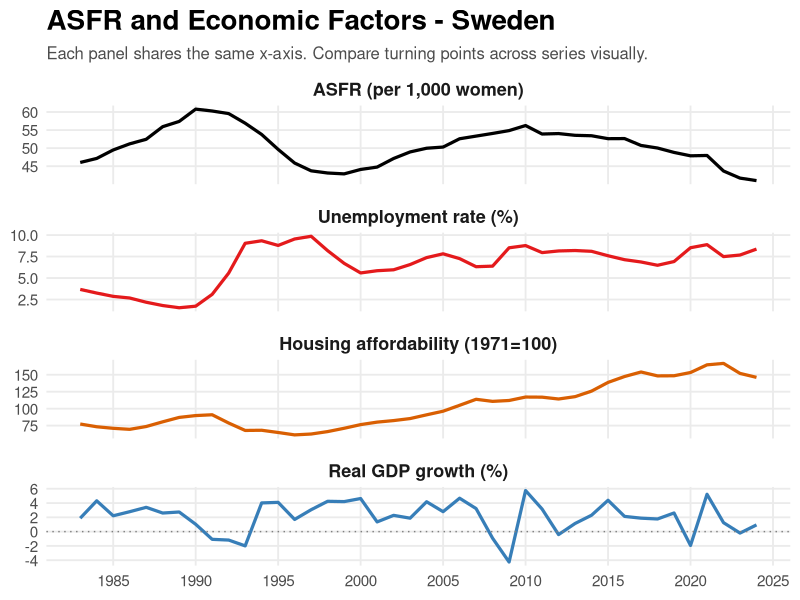
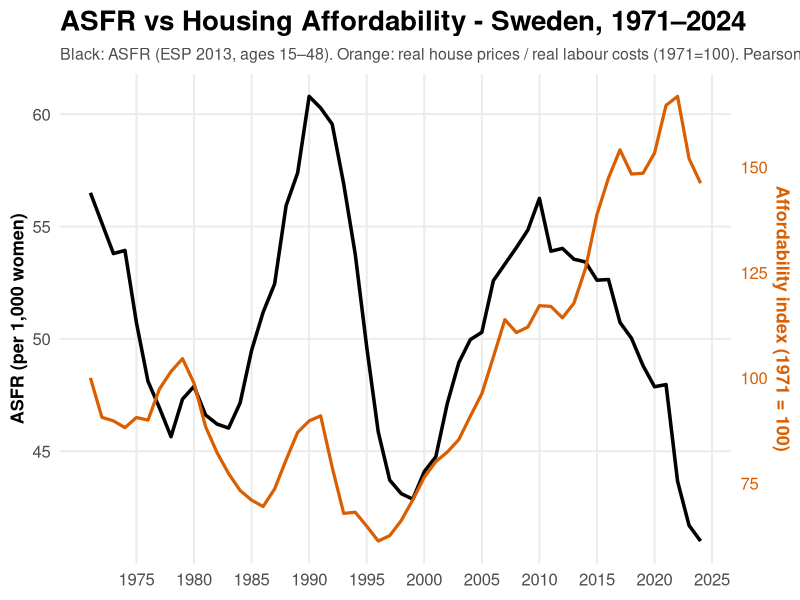
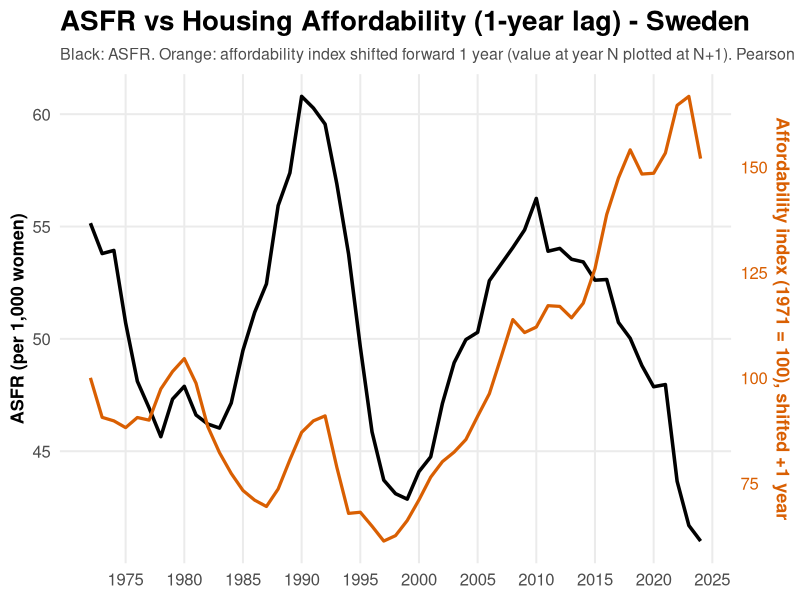
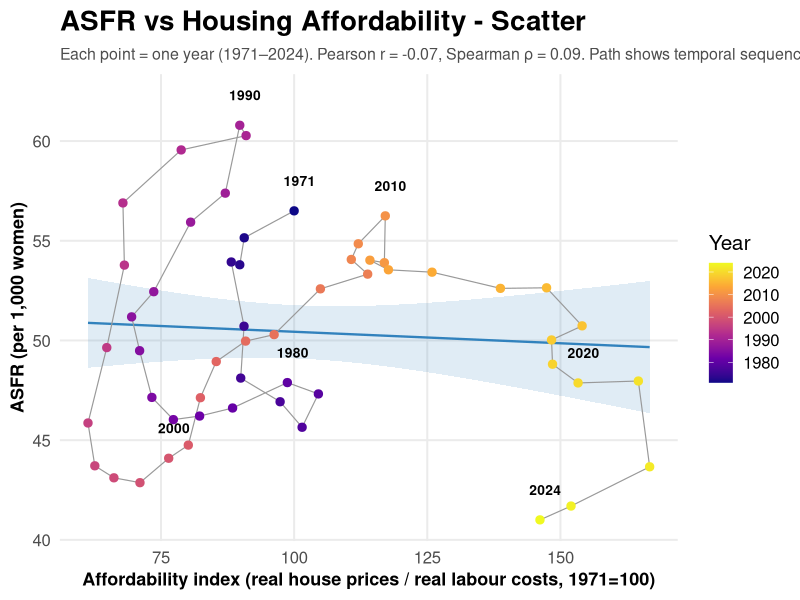
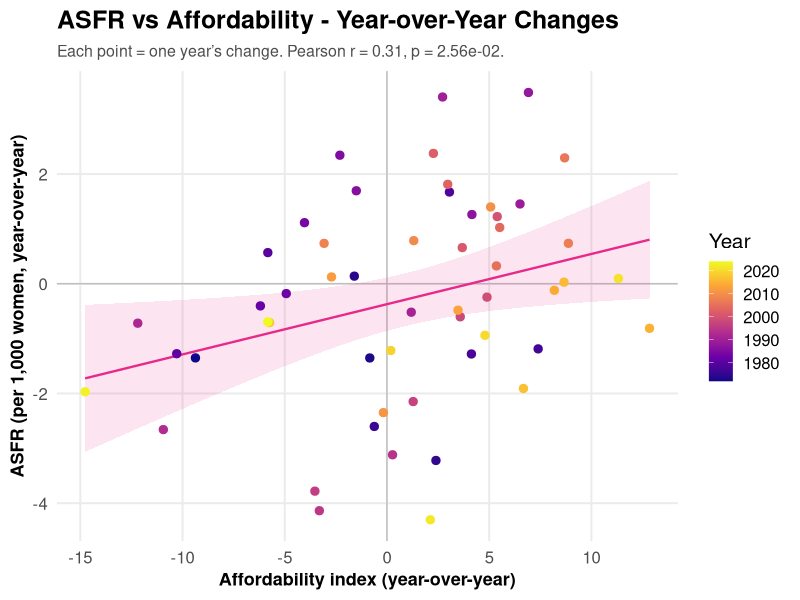
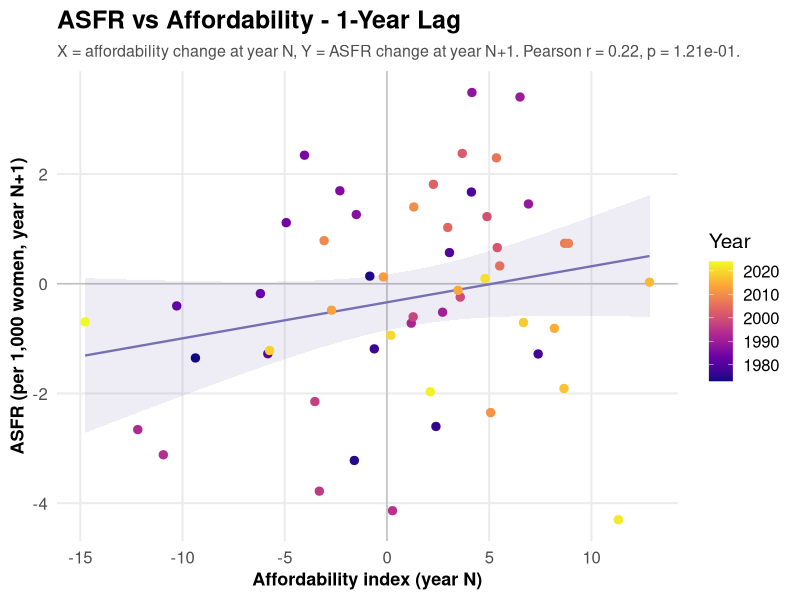
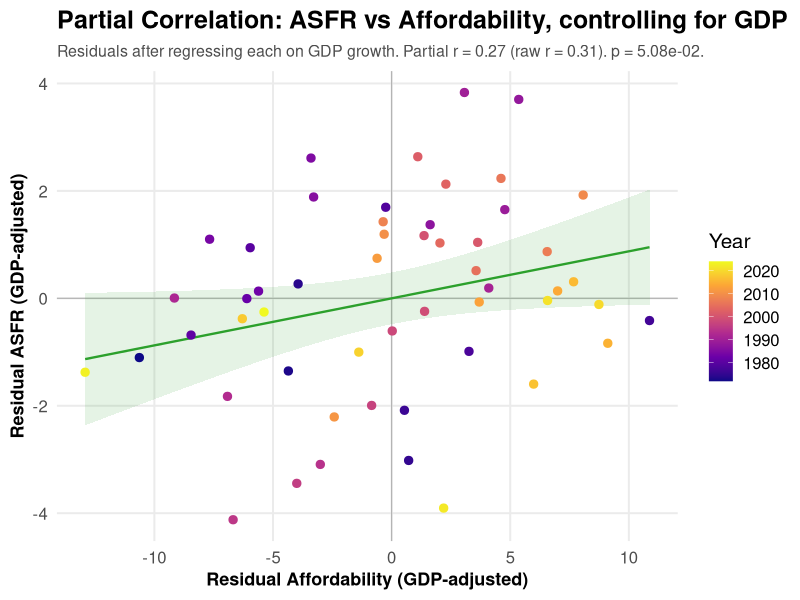
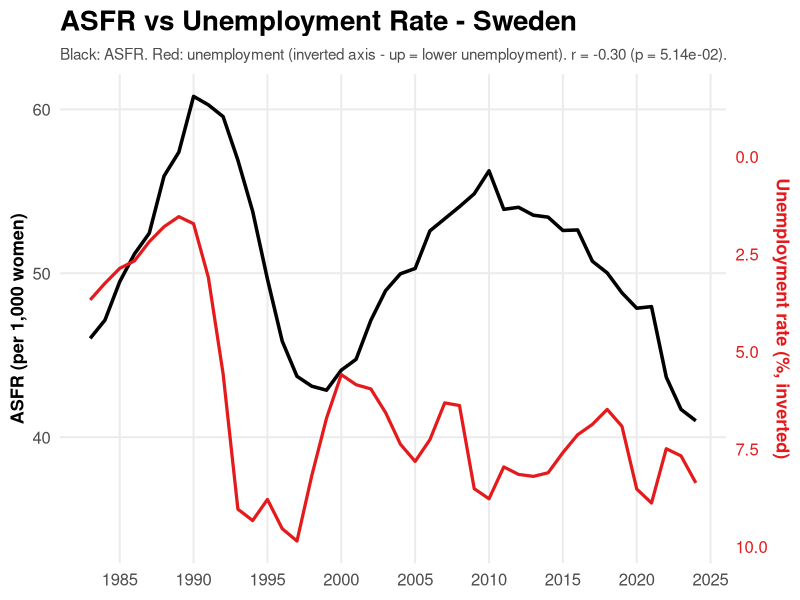

Write the R code that produced these figures, in order.
###############################################################
## ASFR vs Housing Affordability Pressure — Sweden, 1971-2024
##
## Merges:
##   - ASFR (ESP 2013, ages 15-48) from births + population data
##   - Housing affordability ratio from BIS + OECD via FRED
##
## Measures correlation between affordability pressure and
## fertility decline.
##
## Additional Sources (FRED):
##   - NAEXKP01SEA657S: National Accounts: GDP by Expenditure: Constant Prices: Gross Domestic Product: Total for Sweden
##   https://fred.stlouisfed.org/series/NAEXKP01SEA657S
##   - LRHUTTTTSEM156S: Infra-Annual Labor Statistics: Monthly Unemployment Rate Total: 15 Years or over for Sweden
##   https://fred.stlouisfed.org/series/LRHUTTTTSEM156S
###############################################################

suppressPackageStartupMessages({
  library(dplyr)
  library(tidyr)
  library(readr)
  library(ggplot2)
  library(scales)
  library(stringr)
  library(tibble)
})

OUT_DIR <- "visual"
dir.create(OUT_DIR, recursive = TRUE, showWarnings = FALSE)

# =====================================================================
# 1. COMPUTE ASFR (same method as ASFR_and_markers.R)
# =====================================================================
pop <- read_csv("2025_update/1860_to_2025_women_population.csv",
                show_col_types = FALSE) %>%
  mutate(Age = as.integer(Age), Year = as.integer(Year),
         Population = as.numeric(Population))

births <- read_csv("2025_update/1891_to_2025_births.csv",
                   show_col_types = FALSE) %>%
  mutate(MotherAge = as.integer(MotherAge), Year = as.integer(Year),
         Births = as.numeric(Births))

ages_keep <- 15:48

mk_group5 <- function(a) {
  gs <- (a %/% 5) * 5
  sprintf("%02d-%02d", gs, gs + 4)
}

births_grp <- births %>%
  filter(MotherAge %in% ages_keep) %>%
  mutate(AgeGroup5 = mk_group5(MotherAge)) %>%
  group_by(Year, AgeGroup5) %>%
  summarise(Births = sum(Births, na.rm = TRUE), .groups = "drop")

pop_grp <- pop %>%
  filter(Age %in% ages_keep) %>%
  mutate(AgeGroup5 = mk_group5(Age)) %>%
  group_by(Year, AgeGroup5) %>%
  summarise(Population = sum(Population, na.rm = TRUE), .groups = "drop")

esp2013 <- tibble(
  AgeGroup5 = c("15-19","20-24","25-29","30-34","35-39","40-44","45-49"),
  ESP_w = rep(5500, 7)
) %>% mutate(w = ESP_w / sum(ESP_w))

asfr_std <- births_grp %>%
  inner_join(pop_grp, by = c("Year", "AgeGroup5")) %>%
  mutate(ASFR = Births / Population) %>%
  inner_join(esp2013, by = "AgeGroup5") %>%
  group_by(Year) %>%
  summarise(ASFR_1000 = sum(ASFR * w) * 1000, .groups = "drop") %>%
  arrange(Year)

# =====================================================================
# 2. LOAD HOUSING AFFORDABILITY
# =====================================================================
afford <- read_csv("2025_update/housing_affordability_sweden_1971_present.csv",
                   show_col_types = FALSE) %>%
  select(year, affordability_index)

# =====================================================================
# 3. MERGE (1971 to latest common year)
# =====================================================================
df <- asfr_std %>%
  rename(year = Year) %>%
  inner_join(afford, by = "year") %>%
  arrange(year)

cat("Merged data:", nrow(df), "years,", min(df$year), "-", max(df$year), "\n")

# =====================================================================
# 4. CORRELATION ANALYSIS
# =====================================================================

# --- 4a. Levels: Pearson & Spearman ---
cor_pearson  <- cor(df$affordability_index, df$ASFR_1000, method = "pearson")
cor_spearman <- cor(df$affordability_index, df$ASFR_1000, method = "spearman")
cor_test     <- cor.test(df$affordability_index, df$ASFR_1000)

cat("\n=== Correlation: Affordability Index vs ASFR (levels) ===\n")
cat("  Pearson r:  ", sprintf("%.3f", cor_pearson), "\n")
cat("  Spearman ρ: ", sprintf("%.3f", cor_spearman), "\n")
cat("  p-value:    ", sprintf("%.2e", cor_test$p.value), "\n")

# --- 4b. Year-over-year changes (contemporaneous) ---
df_chg <- df %>%
  mutate(
    d_afford = affordability_index - lag(affordability_index),
    d_asfr   = ASFR_1000 - lag(ASFR_1000)
  ) %>%
  filter(!is.na(d_afford))

cor_chg_pearson  <- cor(df_chg$d_afford, df_chg$d_asfr, method = "pearson")
cor_chg_spearman <- cor(df_chg$d_afford, df_chg$d_asfr, method = "spearman")
cor_chg_test     <- cor.test(df_chg$d_afford, df_chg$d_asfr)

cat("\n=== Correlation: Year-over-year CHANGES (contemporaneous) ===\n")
cat("  Pearson r:  ", sprintf("%.3f", cor_chg_pearson), "\n")
cat("  Spearman ρ: ", sprintf("%.3f", cor_chg_spearman), "\n")
cat("  p-value:    ", sprintf("%.2e", cor_chg_test$p.value), "\n")

# --- 4b2. Year-over-year changes with 1-year lag ---
# Δ affordability at year N vs Δ ASFR at year N+1
df_chg_lag1 <- df %>%
  mutate(
    d_afford = affordability_index - lag(affordability_index),
    d_asfr   = ASFR_1000 - lag(ASFR_1000),
    d_afford_lag1 = lag(d_afford, 1)  # previous year's affordability change
  ) %>%
  filter(!is.na(d_afford_lag1), !is.na(d_asfr))

cor_lag1_pearson  <- cor(df_chg_lag1$d_afford_lag1, df_chg_lag1$d_asfr, method = "pearson")
cor_lag1_spearman <- cor(df_chg_lag1$d_afford_lag1, df_chg_lag1$d_asfr, method = "spearman")
cor_lag1_test     <- cor.test(df_chg_lag1$d_afford_lag1, df_chg_lag1$d_asfr)

cat("\n=== Correlation: Year-over-year CHANGES (1-year lag: Δ afford → Δ ASFR next year) ===\n")
cat("  Pearson r:  ", sprintf("%.3f", cor_lag1_pearson), "\n")
cat("  Spearman ρ: ", sprintf("%.3f", cor_lag1_spearman), "\n")
cat("  p-value:    ", sprintf("%.2e", cor_lag1_test$p.value), "\n")

# --- 4c. Lagged correlations (affordability leads fertility by 0-5 years) ---
cat("\n=== Lagged correlations (affordability leads ASFR) ===\n")
lag_results <- tibble(lag = 0:5, pearson = NA_real_, spearman = NA_real_,
                      p_value = NA_real_)
for (k in 0:5) {
  tmp <- df %>%
    mutate(afford_lag = lag(affordability_index, k)) %>%
    filter(!is.na(afford_lag))
  ct <- cor.test(tmp$afford_lag, tmp$ASFR_1000)
  lag_results$pearson[k + 1]  <- ct$estimate
  lag_results$spearman[k + 1] <- cor(tmp$afford_lag, tmp$ASFR_1000,
                                      method = "spearman")
  lag_results$p_value[k + 1]  <- ct$p.value
}
print(lag_results)

# --- 4d. Lagged correlations on CHANGES (Δ afford at t vs Δ ASFR at t+k) ---
cat("\n=== Lagged correlations on CHANGES (Δ afford leads Δ ASFR) ===\n")
lag_chg_results <- tibble(lag = 0:5, pearson = NA_real_, spearman = NA_real_,
                          p_value = NA_real_)
for (k in 0:5) {
  tmp <- df %>%
    mutate(
      d_afford = affordability_index - lag(affordability_index),
      d_asfr   = ASFR_1000 - lag(ASFR_1000),
      d_afford_lagk = lag(d_afford, k)
    ) %>%
    filter(!is.na(d_afford_lagk), !is.na(d_asfr))
  ct <- cor.test(tmp$d_afford_lagk, tmp$d_asfr)
  lag_chg_results$pearson[k + 1]  <- ct$estimate
  lag_chg_results$spearman[k + 1] <- cor(tmp$d_afford_lagk, tmp$d_asfr,
                                          method = "spearman")
  lag_chg_results$p_value[k + 1]  <- ct$p.value
}
print(lag_chg_results)

# =====================================================================
# 5. PLOT A — Dual-axis time series
# =====================================================================

# Scaling for dual axis: map affordability onto ASFR axis
asfr_range   <- range(df$ASFR_1000)
afford_range <- range(df$affordability_index)
# Linear transform: afford_scaled = a * afford + b  maps afford_range → asfr_range
a_scale <- diff(asfr_range) / diff(afford_range)
b_scale <- asfr_range[1] - a_scale * afford_range[1]

p1 <- ggplot(df, aes(x = year)) +
  geom_line(aes(y = ASFR_1000), color = "black", linewidth = 1.2) +
  geom_line(aes(y = a_scale * affordability_index + b_scale),
            color = "#d95f02", linewidth = 1.1, linetype = "solid") +
  scale_x_continuous(breaks = seq(1975, 2025, by = 5)) +
  scale_y_continuous(
    name = "ASFR (per 1,000 women)",
    sec.axis = sec_axis(
      ~ (. - b_scale) / a_scale,
      name = "Affordability index (1971 = 100)"
    )
  ) +
  labs(
    title = "ASFR vs Housing Affordability - Sweden, 1971\u20132024",
    subtitle = paste0(
      "Black: ASFR (ESP 2013, ages 15\u201348). ",
      "Orange: real house prices / real labour costs (1971=100). ",
      "Pearson r = ", sprintf("%.2f", cor_pearson), "."
    ),
    x = NULL
  ) +
  theme_minimal(base_size = 15) +
  theme(
    plot.title         = element_text(face = "bold", size = 20),
    plot.subtitle      = element_text(size = 11.5, color = "grey30"),
    axis.title.y.left  = element_text(color = "black", face = "bold", size = 13),
    axis.title.y.right = element_text(color = "#d95f02", face = "bold", size = 13),
    axis.text.y.right  = element_text(color = "#d95f02"),
    axis.text          = element_text(size = 12),
    panel.grid.minor   = element_blank(),
    panel.background   = element_rect(fill = "white", color = NA),
    plot.background    = element_rect(fill = "white", color = NA)
  )

ggsave(file.path(OUT_DIR, "ASFR_vs_affordability_timeseries.png"),
       p1, width = 15, height = 8, dpi = 300, bg = "white")

# =====================================================================
# 5b. PLOT A2 — Dual-axis time series, affordability shifted +1 year
# =====================================================================
# Affordability at year N plotted at year N+1 to test visual alignment
# with the hypothesis that affordability pressure leads fertility change

df_lag1_ts <- df %>%
  mutate(afford_shifted = lag(affordability_index, 1)) %>%
  filter(!is.na(afford_shifted))

# Recompute scaling for the shifted series
asfr_range2   <- range(df_lag1_ts$ASFR_1000)
afford_range2 <- range(df_lag1_ts$afford_shifted)
a_scale2 <- diff(asfr_range2) / diff(afford_range2)
b_scale2 <- asfr_range2[1] - a_scale2 * afford_range2[1]

# Lagged level correlation
cor_lag1_levels <- cor.test(df_lag1_ts$afford_shifted, df_lag1_ts$ASFR_1000)

p1b <- ggplot(df_lag1_ts, aes(x = year)) +
  geom_line(aes(y = ASFR_1000), color = "black", linewidth = 1.2) +
  geom_line(aes(y = a_scale2 * afford_shifted + b_scale2),
            color = "#d95f02", linewidth = 1.1, linetype = "solid") +
  scale_x_continuous(breaks = seq(1975, 2025, by = 5)) +
  scale_y_continuous(
    name = "ASFR (per 1,000 women)",
    sec.axis = sec_axis(
      ~ (. - b_scale2) / a_scale2,
      name = "Affordability index (1971 = 100), shifted +1 year"
    )
  ) +
  labs(
    title = "ASFR vs Housing Affordability (1-year lag) - Sweden",
    subtitle = paste0(
      "Black: ASFR. Orange: affordability index shifted forward 1 year ",
      "(value at year N plotted at N+1). ",
      "Pearson r = ", sprintf("%.2f", cor_lag1_levels$estimate), "."
    ),
    x = NULL
  ) +
  theme_minimal(base_size = 15) +
  theme(
    plot.title         = element_text(face = "bold", size = 20),
    plot.subtitle      = element_text(size = 11.5, color = "grey30"),
    axis.title.y.left  = element_text(color = "black", face = "bold", size = 13),
    axis.title.y.right = element_text(color = "#d95f02", face = "bold", size = 13),
    axis.text.y.right  = element_text(color = "#d95f02"),
    axis.text          = element_text(size = 12),
    panel.grid.minor   = element_blank(),
    panel.background   = element_rect(fill = "white", color = NA),
    plot.background    = element_rect(fill = "white", color = NA)
  )

ggsave(file.path(OUT_DIR, "ASFR_vs_affordability_timeseries_lag1.png"),
       p1b, width = 15, height = 8, dpi = 300, bg = "white")

# =====================================================================
# 6. PLOT B — Scatter (levels)
# =====================================================================

lm_scatter <- lm(ASFR_1000 ~ affordability_index, data = df)

p2 <- ggplot(df, aes(x = affordability_index, y = ASFR_1000)) +
  geom_smooth(method = "lm", se = TRUE, color = "#3182bd",
              fill = "#3182bd", alpha = 0.15, linewidth = 0.8) +
  geom_path(color = "grey60", linewidth = 0.4) +
  geom_point(aes(color = year), size = 2.5) +
  geom_text(
    data = df %>% filter(year %in% c(1971, 1980, 1990, 2000,
                                      2010, 2020, 2024)),
    aes(label = year), size = 3.5, fontface = "bold",
    nudge_y = 1.5, nudge_x = 1
  ) +
  scale_color_viridis_c(name = "Year", option = "C") +
  labs(
    title = "ASFR vs Housing Affordability - Scatter",
    subtitle = paste0(
      "Each point = one year (1971\u20132024). ",
      "Pearson r = ", sprintf("%.2f", cor_pearson),
      ", Spearman \u03c1 = ", sprintf("%.2f", cor_spearman),
      ". Path shows temporal sequence."
    ),
    x = "Affordability index (real house prices / real labour costs, 1971=100)",
    y = "ASFR (per 1,000 women)"
  ) +
  theme_minimal(base_size = 15) +
  theme(
    plot.title       = element_text(face = "bold", size = 20),
    plot.subtitle    = element_text(size = 11.5, color = "grey30"),
    axis.title       = element_text(size = 13, face = "bold"),
    axis.text        = element_text(size = 12),
    panel.grid.minor = element_blank(),
    panel.background = element_rect(fill = "white", color = NA),
    plot.background  = element_rect(fill = "white", color = NA)
  )

ggsave(file.path(OUT_DIR, "ASFR_vs_affordability_scatter.png"),
       p2, width = 12, height = 9, dpi = 300, bg = "white")

# =====================================================================
# 7. PLOT C — Year-over-year changes scatter
# =====================================================================

p3 <- ggplot(df_chg, aes(x = d_afford, y = d_asfr)) +
  geom_hline(yintercept = 0, color = "grey70", linewidth = 0.4) +
  geom_vline(xintercept = 0, color = "grey70", linewidth = 0.4) +
  geom_smooth(method = "lm", se = TRUE, color = "#e7298a",
              fill = "#e7298a", alpha = 0.12, linewidth = 0.8) +
  geom_point(aes(color = year), size = 2.5) +
  scale_color_viridis_c(name = "Year", option = "C") +
  labs(
    title = "ASFR vs Affordability - Year-over-Year Changes",
    subtitle = paste0(
      "Each point = one year\u2019s change. ",
      "Pearson r = ", sprintf("%.2f", cor_chg_pearson),
      ", p = ", sprintf("%.2e", cor_chg_test$p.value), "."
    ),
    x = "Affordability index (year-over-year)",
    y = "ASFR (per 1,000 women, year-over-year)"
  ) +
  theme_minimal(base_size = 15) +
  theme(
    plot.title       = element_text(face = "bold", size = 18),
    plot.subtitle    = element_text(size = 11.5, color = "grey30"),
    axis.title       = element_text(size = 13, face = "bold"),
    axis.text        = element_text(size = 12),
    panel.grid.minor = element_blank(),
    panel.background = element_rect(fill = "white", color = NA),
    plot.background  = element_rect(fill = "white", color = NA)
  )

ggsave(file.path(OUT_DIR, "ASFR_vs_affordability_changes.png"),
       p3, width = 12, height = 9, dpi = 300, bg = "white")

# =====================================================================
# 8. PLOT D — Year-over-year changes scatter, 1-year lag
# =====================================================================

p4 <- ggplot(df_chg_lag1, aes(x = d_afford_lag1, y = d_asfr)) +
  geom_hline(yintercept = 0, color = "grey70", linewidth = 0.4) +
  geom_vline(xintercept = 0, color = "grey70", linewidth = 0.4) +
  geom_smooth(method = "lm", se = TRUE, color = "#7570b3",
              fill = "#7570b3", alpha = 0.12, linewidth = 0.8) +
  geom_point(aes(color = year), size = 2.5) +
  scale_color_viridis_c(name = "Year", option = "C") +
  labs(
    title = "ASFR vs Affordability - 1-Year Lag",
    subtitle = paste0(
      "X = affordability change at year N, Y = ASFR change at year N+1. ",
      "Pearson r = ", sprintf("%.2f", cor_lag1_pearson),
      ", p = ", sprintf("%.2e", cor_lag1_test$p.value), "."
    ),
    x = "Affordability index (year N)",
    y = "ASFR (per 1,000 women, year N+1)"
  ) +
  theme_minimal(base_size = 15) +
  theme(
    plot.title       = element_text(face = "bold", size = 18),
    plot.subtitle    = element_text(size = 11.5, color = "grey30"),
    axis.title       = element_text(size = 13, face = "bold"),
    axis.text        = element_text(size = 12),
    panel.grid.minor = element_blank(),
    panel.background = element_rect(fill = "white", color = NA),
    plot.background  = element_rect(fill = "white", color = NA)
  )

ggsave(file.path(OUT_DIR, "ASFR_vs_affordability_changes_lag1.png"),
       p4, width = 12, height = 9, dpi = 300, bg = "white")

# =====================================================================
# 9. PARTIAL CORRELATION — controlling for GDP growth & unemployment
# =====================================================================

gdp <- read_csv("2025_update/NAEXKP01SEA657S.csv", show_col_types = FALSE) %>%
  mutate(year = as.integer(substr(observation_date, 1, 4)),
         gdp_growth = NAEXKP01SEA657S) %>%
  select(year, gdp_growth)

unemp <- read_csv("2025_update/LRHUTTTTSEM156S.csv", show_col_types = FALSE) %>%
  mutate(year = as.integer(substr(observation_date, 1, 4)),
         unemp_rate = LRHUTTTTSEM156S) %>%
  group_by(year) %>%
  summarise(unemp_rate = mean(unemp_rate, na.rm = TRUE), .groups = "drop")

# --- 9a. Partial on GDP (full overlap: 1971–2024) ---
df_gdp <- df %>%
  inner_join(gdp, by = "year") %>%
  mutate(
    d_afford = affordability_index - lag(affordability_index),
    d_asfr   = ASFR_1000 - lag(ASFR_1000)
  ) %>%
  filter(!is.na(d_afford))

cat("\n=== PARTIAL CORRELATION: controlling for GDP growth ===\n")
cat("Overlap:", nrow(df_gdp), "years\n")

raw_r_gdp  <- cor(df_gdp$d_afford, df_gdp$d_asfr)
raw_ct_gdp <- cor.test(df_gdp$d_afford, df_gdp$d_asfr)

resid_a_gdp <- residuals(lm(d_afford ~ gdp_growth, data = df_gdp))
resid_f_gdp <- residuals(lm(d_asfr ~ gdp_growth, data = df_gdp))
partial_r_gdp  <- cor(resid_a_gdp, resid_f_gdp)
partial_ct_gdp <- cor.test(resid_a_gdp, resid_f_gdp)

cat("  Raw r:     ", sprintf("%.3f", raw_r_gdp),
    " (p = ", sprintf("%.3e", raw_ct_gdp$p.value), ")\n")
cat("  Partial r: ", sprintf("%.3f", partial_r_gdp),
    " (p = ", sprintf("%.3e", partial_ct_gdp$p.value), ")\n")
cat("  GDP → Δ afford: r =", sprintf("%.3f", cor(df_gdp$gdp_growth, df_gdp$d_afford)), "\n")
cat("  GDP → Δ ASFR:   r =", sprintf("%.3f", cor(df_gdp$gdp_growth, df_gdp$d_asfr)), "\n")

# --- 9b. Partial on unemployment (overlap: 1991–2024) ---
df_ue <- df %>%
  inner_join(unemp, by = "year") %>%
  mutate(
    d_afford = affordability_index - lag(affordability_index),
    d_asfr   = ASFR_1000 - lag(ASFR_1000),
    d_unemp  = unemp_rate - lag(unemp_rate)
  ) %>%
  filter(!is.na(d_afford), !is.na(d_unemp))

cat("\n=== PARTIAL CORRELATION: controlling for unemployment ===\n")
cat("Overlap:", nrow(df_ue), "years (", min(df_ue$year), "-", max(df_ue$year), ")\n")

raw_r_ue  <- cor(df_ue$d_afford, df_ue$d_asfr)
raw_ct_ue <- cor.test(df_ue$d_afford, df_ue$d_asfr)

# Control for unemployment LEVEL (not change) — unemployment level affects fertility decisions
resid_a_ue <- residuals(lm(d_afford ~ unemp_rate, data = df_ue))
resid_f_ue <- residuals(lm(d_asfr ~ unemp_rate, data = df_ue))
partial_r_ue  <- cor(resid_a_ue, resid_f_ue)
partial_ct_ue <- cor.test(resid_a_ue, resid_f_ue)

cat("  Raw r (this period):  ", sprintf("%.3f", raw_r_ue),
    " (p = ", sprintf("%.3e", raw_ct_ue$p.value), ")\n")
cat("  Partial r (ctrl UE):  ", sprintf("%.3f", partial_r_ue),
    " (p = ", sprintf("%.3e", partial_ct_ue$p.value), ")\n")
cat("  UE → Δ afford: r =", sprintf("%.3f", cor(df_ue$unemp_rate, df_ue$d_afford)), "\n")
cat("  UE → Δ ASFR:   r =", sprintf("%.3f", cor(df_ue$unemp_rate, df_ue$d_asfr)), "\n")

# Also control for Δ unemployment (change, not level)
resid_a_due <- residuals(lm(d_afford ~ d_unemp, data = df_ue))
resid_f_due <- residuals(lm(d_asfr ~ d_unemp, data = df_ue))
partial_r_due  <- cor(resid_a_due, resid_f_due)
partial_ct_due <- cor.test(resid_a_due, resid_f_due)

cat("\n  Partial r (ctrl Δ UE):", sprintf("%.3f", partial_r_due),
    " (p = ", sprintf("%.3e", partial_ct_due$p.value), ")\n")
cat("  Δ UE → Δ afford: r =", sprintf("%.3f", cor(df_ue$d_unemp, df_ue$d_afford)), "\n")
cat("  Δ UE → Δ ASFR:   r =", sprintf("%.3f", cor(df_ue$d_unemp, df_ue$d_asfr)), "\n")

# --- 9c. Full model: GDP + unemployment ---
df_full <- df %>%
  inner_join(gdp, by = "year") %>%
  inner_join(unemp, by = "year") %>%
  mutate(
    d_afford = affordability_index - lag(affordability_index),
    d_asfr   = ASFR_1000 - lag(ASFR_1000)
  ) %>%
  filter(!is.na(d_afford))

resid_a_full <- residuals(lm(d_afford ~ gdp_growth + unemp_rate, data = df_full))
resid_f_full <- residuals(lm(d_asfr ~ gdp_growth + unemp_rate, data = df_full))
partial_r_full  <- cor(resid_a_full, resid_f_full)
partial_ct_full <- cor.test(resid_a_full, resid_f_full)

cat("\n=== PARTIAL CORRELATION: controlling for GDP + unemployment ===\n")
cat("  Partial r:", sprintf("%.3f", partial_r_full),
    " (p = ", sprintf("%.3e", partial_ct_full$p.value), ")\n")

# Summary table
cat("\n=== SUMMARY TABLE ===\n")
cat(sprintf("%-45s  %7s  %10s\n", "Model", "r", "p-value"))
cat(sprintf("%-45s  %7s  %10s\n", "-----", "---", "-------"))
cat(sprintf("%-45s  %7.3f  %10.3e\n", "Raw (contemporaneous Δ, 1972-2024)", raw_r_gdp, raw_ct_gdp$p.value))
cat(sprintf("%-45s  %7.3f  %10.3e\n", "Partial (ctrl GDP, 1972-2024)", partial_r_gdp, partial_ct_gdp$p.value))
cat(sprintf("%-45s  %7.3f  %10.3e\n", paste0("Partial (ctrl UE level, ", min(df_ue$year), "-", max(df_ue$year), ")"), partial_r_ue, partial_ct_ue$p.value))
cat(sprintf("%-45s  %7.3f  %10.3e\n", paste0("Partial (ctrl Δ UE, ", min(df_ue$year), "-", max(df_ue$year), ")"), partial_r_due, partial_ct_due$p.value))
cat(sprintf("%-45s  %7.3f  %10.3e\n", paste0("Partial (ctrl GDP + UE, ", min(df_full$year), "-", max(df_full$year), ")"), partial_r_full, partial_ct_full$p.value))

# =====================================================================
# 10. PLOT — Partial correlation scatter (GDP control)
# =====================================================================

df_resid <- tibble(
  year = df_gdp$year,
  resid_afford = resid_a_gdp,
  resid_asfr   = resid_f_gdp
)

p5 <- ggplot(df_resid, aes(x = resid_afford, y = resid_asfr)) +
  geom_hline(yintercept = 0, color = "grey70", linewidth = 0.4) +
  geom_vline(xintercept = 0, color = "grey70", linewidth = 0.4) +
  geom_smooth(method = "lm", se = TRUE, color = "#2ca02c",
              fill = "#2ca02c", alpha = 0.12, linewidth = 0.8) +
  geom_point(aes(color = year), size = 2.5) +
  scale_color_viridis_c(name = "Year", option = "C") +
  labs(
    title = "Partial Correlation: ASFR vs Affordability, controlling for GDP",
    subtitle = paste0(
      "Residuals after regressing each on GDP growth. ",
      "Partial r = ", sprintf("%.2f", partial_r_gdp),
      " (raw r = ", sprintf("%.2f", raw_r_gdp),
      "). p = ", sprintf("%.2e", partial_ct_gdp$p.value), "."
    ),
    x = "Residual Affordability (GDP-adjusted)",
    y = "Residual ASFR (GDP-adjusted)"
  ) +
  theme_minimal(base_size = 15) +
  theme(
    plot.title       = element_text(face = "bold", size = 18),
    plot.subtitle    = element_text(size = 11.5, color = "grey30"),
    axis.title       = element_text(size = 13, face = "bold"),
    axis.text        = element_text(size = 12),
    panel.grid.minor = element_blank(),
    panel.background = element_rect(fill = "white", color = NA),
    plot.background  = element_rect(fill = "white", color = NA)
  )

ggsave(file.path(OUT_DIR, "ASFR_vs_affordability_partial_GDP.png"),
       p5, width = 12, height = 9, dpi = 300, bg = "white")

# =====================================================================
# 11. VISUAL OVERVIEW — All factors alongside ASFR
# =====================================================================

# Merge all series for plotting
df_all <- df %>%
  left_join(gdp, by = "year") %>%
  left_join(unemp, by = "year")

# --- 11a. ASFR vs Unemployment (dual axis) ---
# Scale unemployment onto ASFR axis (inverted — high UE at bottom)
ue_sub  <- df_all %>% filter(!is.na(unemp_rate))
asfr_r  <- range(ue_sub$ASFR_1000)
ue_r    <- range(ue_sub$unemp_rate)
a_ue    <- diff(asfr_r) / diff(ue_r)
b_ue    <- asfr_r[2] - a_ue * ue_r[1]  # high ASFR = low UE (inverted)

# Correlation for subtitle
cor_ue_asfr <- cor.test(ue_sub$unemp_rate, ue_sub$ASFR_1000)

p_ue <- ggplot(ue_sub, aes(x = year)) +
  geom_line(aes(y = ASFR_1000), color = "black", linewidth = 1.2) +
  geom_line(aes(y = -a_ue * unemp_rate + b_ue),
            color = "#e41a1c", linewidth = 1.1) +
  scale_x_continuous(breaks = seq(1985, 2025, by = 5)) +
  scale_y_continuous(
    name = "ASFR (per 1,000 women)",
    sec.axis = sec_axis(
      ~ -(. - b_ue) / a_ue,
      name = "Unemployment rate (%, inverted)"
    )
  ) +
  labs(
    title = "ASFR vs Unemployment Rate - Sweden",
    subtitle = paste0(
      "Black: ASFR. Red: unemployment (inverted axis - up = lower unemployment). ",
      "r = ", sprintf("%.2f", cor_ue_asfr$estimate),
      " (p = ", sprintf("%.2e", cor_ue_asfr$p.value), ")."
    ),
    x = NULL
  ) +
  theme_minimal(base_size = 15) +
  theme(
    plot.title         = element_text(face = "bold", size = 20),
    plot.subtitle      = element_text(size = 11, color = "grey30"),
    axis.title.y.left  = element_text(color = "black", face = "bold", size = 13),
    axis.title.y.right = element_text(color = "#e41a1c", face = "bold", size = 13),
    axis.text.y.right  = element_text(color = "#e41a1c"),
    axis.text          = element_text(size = 12),
    panel.grid.minor   = element_blank(),
    panel.background   = element_rect(fill = "white", color = NA),
    plot.background    = element_rect(fill = "white", color = NA)
  )

ggsave(file.path(OUT_DIR, "ASFR_vs_unemployment_timeseries.png"),
       p_ue, width = 15, height = 8, dpi = 300, bg = "white")

# --- 11b. ASFR vs GDP growth (dual axis) ---
gdp_sub <- df_all %>% filter(!is.na(gdp_growth))
asfr_r2 <- range(gdp_sub$ASFR_1000)
gdp_r   <- range(gdp_sub$gdp_growth)
a_gdp   <- diff(asfr_r2) / diff(gdp_r)
b_gdp   <- asfr_r2[1] - a_gdp * gdp_r[1]

cor_gdp_asfr <- cor.test(gdp_sub$gdp_growth, gdp_sub$ASFR_1000)

p_gdp <- ggplot(gdp_sub, aes(x = year)) +
  geom_hline(yintercept = a_gdp * 0 + b_gdp, linetype = "dotted",
             color = "grey60", linewidth = 0.4) +
  geom_line(aes(y = ASFR_1000), color = "black", linewidth = 1.2) +
  geom_line(aes(y = a_gdp * gdp_growth + b_gdp),
            color = "#377eb8", linewidth = 0.9, alpha = 0.8) +
  scale_x_continuous(breaks = seq(1975, 2025, by = 5)) +
  scale_y_continuous(
    name = "ASFR (per 1,000 women)",
    sec.axis = sec_axis(
      ~ (. - b_gdp) / a_gdp,
      name = "Real GDP growth (%)"
    )
  ) +
  labs(
    title = "ASFR vs GDP Growth - Sweden",
    subtitle = paste0(
      "Black: ASFR. Blue: real GDP growth (%). ",
      "Levels r = ", sprintf("%.2f", cor_gdp_asfr$estimate),
      " (p = ", sprintf("%.2e", cor_gdp_asfr$p.value), ")."
    ),
    x = NULL
  ) +
  theme_minimal(base_size = 15) +
  theme(
    plot.title         = element_text(face = "bold", size = 20),
    plot.subtitle      = element_text(size = 11, color = "grey30"),
    axis.title.y.left  = element_text(color = "black", face = "bold", size = 13),
    axis.title.y.right = element_text(color = "#377eb8", face = "bold", size = 13),
    axis.text.y.right  = element_text(color = "#377eb8"),
    axis.text          = element_text(size = 12),
    panel.grid.minor   = element_blank(),
    panel.background   = element_rect(fill = "white", color = NA),
    plot.background    = element_rect(fill = "white", color = NA)
  )

ggsave(file.path(OUT_DIR, "ASFR_vs_GDP_timeseries.png"),
       p_gdp, width = 15, height = 8, dpi = 300, bg = "white")

# --- 11c. Combined 4-panel summary ---
# All three factors + ASFR on one tall figure
df_long_factors <- df_all %>%
  filter(!is.na(unemp_rate), !is.na(gdp_growth)) %>%
  select(year, ASFR_1000, affordability_index, unemp_rate, gdp_growth) %>%
  pivot_longer(-year, names_to = "series", values_to = "value") %>%
  mutate(series = factor(series,
    levels = c("ASFR_1000", "unemp_rate", "affordability_index", "gdp_growth"),
    labels = c("ASFR (per 1,000 women)",
               "Unemployment rate (%)",
               "Housing affordability (1971=100)",
               "Real GDP growth (%)")
  ))

p_panel <- ggplot(df_long_factors, aes(x = year, y = value)) +
  geom_line(aes(color = series), linewidth = 1.1, show.legend = FALSE) +
  geom_hline(
    data = data.frame(
      series = factor(
        c("Real GDP growth (%)"),
        levels = levels(df_long_factors$series)
      ),
      yint = 0
    ),
    aes(yintercept = yint), linetype = "dotted", color = "grey50"
  ) +
  facet_wrap(~ series, ncol = 1, scales = "free_y") +
  scale_color_manual(values = c(
    "ASFR (per 1,000 women)" = "black",
    "Unemployment rate (%)" = "#e41a1c",
    "Housing affordability (1971=100)" = "#d95f02",
    "Real GDP growth (%)" = "#377eb8"
  )) +
  scale_x_continuous(breaks = seq(1985, 2025, by = 5)) +
  labs(
    title = "ASFR and Economic Factors - Sweden",
    subtitle = "Each panel shares the same x-axis. Compare turning points across series visually.",
    x = NULL, y = NULL
  ) +
  theme_minimal(base_size = 14) +
  theme(
    plot.title       = element_text(face = "bold", size = 20),
    plot.subtitle    = element_text(size = 12, color = "grey30"),
    strip.text       = element_text(face = "bold", size = 13),
    axis.text        = element_text(size = 11),
    panel.grid.minor = element_blank(),
    panel.spacing    = unit(0.8, "lines"),
    panel.background = element_rect(fill = "white", color = NA),
    plot.background  = element_rect(fill = "white", color = NA)
  )

ggsave(file.path(OUT_DIR, "ASFR_and_economic_factors_panel.png"),
       p_panel, width = 15, height = 14, dpi = 300, bg = "white")

p_panel

# =====================================================================
# 11. EXPORT
# =====================================================================

write_csv(df, "2025_update/ASFR_vs_affordability_merged.csv")

cat("\nAll plots and data saved.\n")
